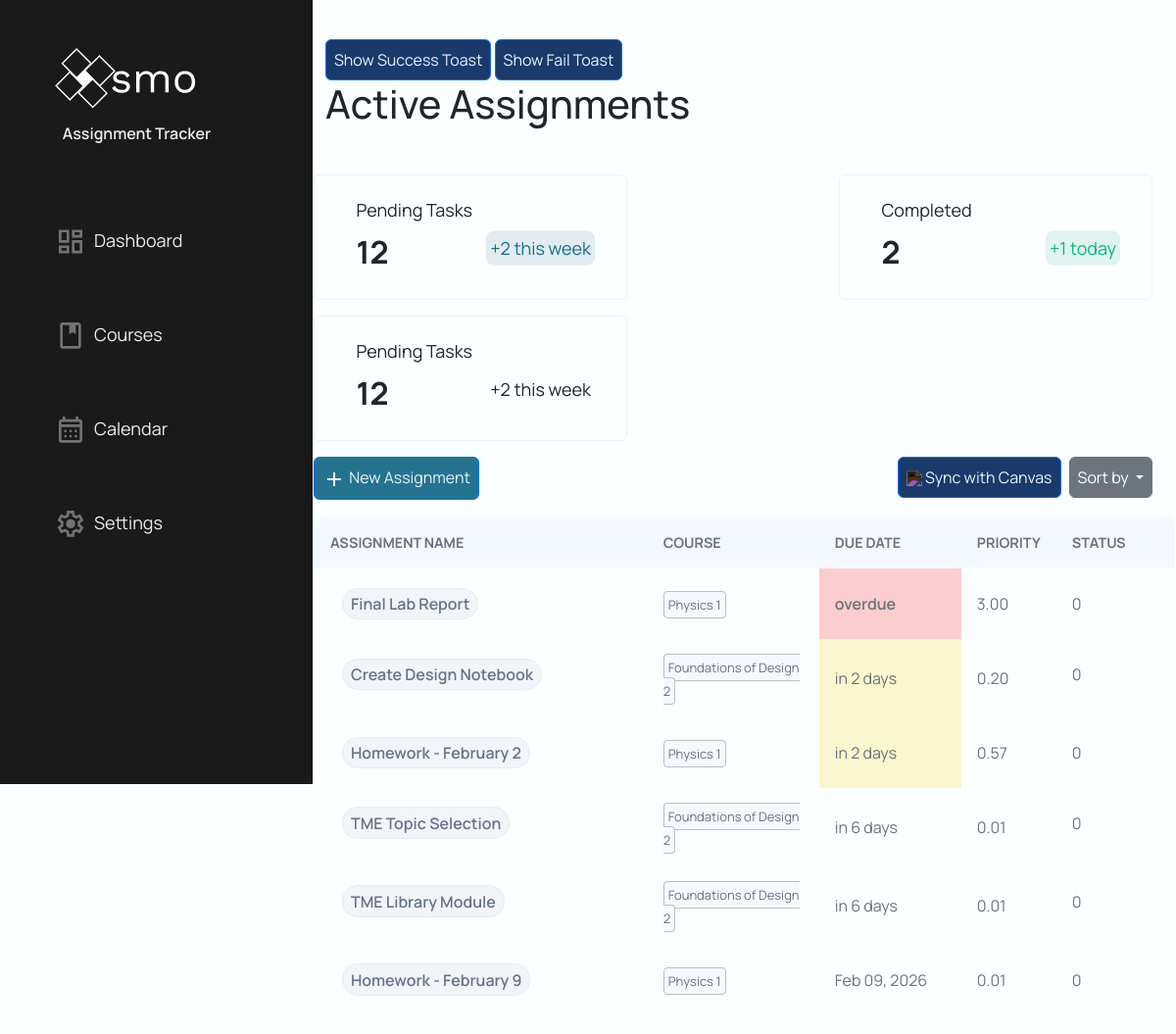
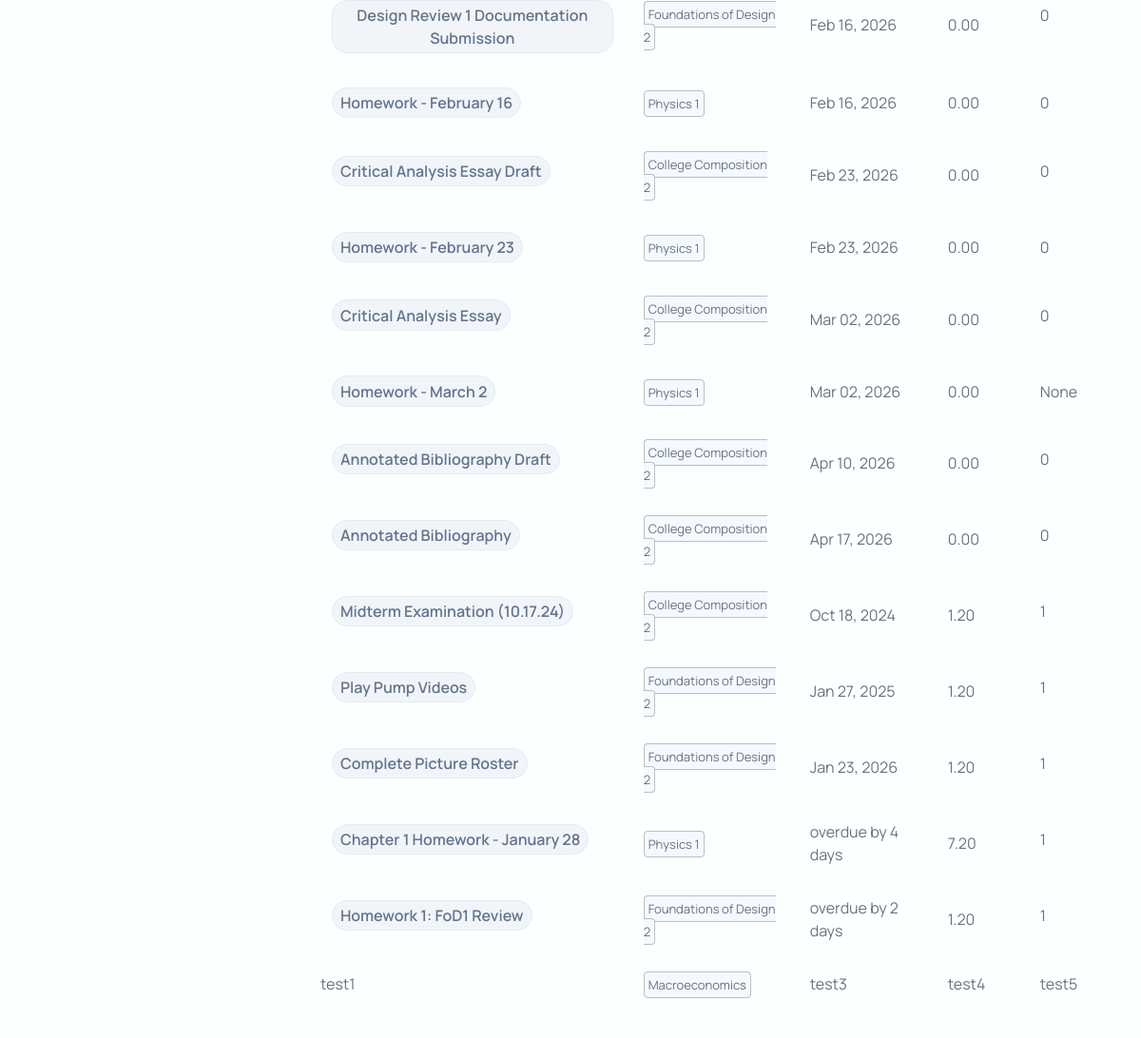
The page /dashboard/ (signed in) on the database its author committed (2 pictures, top to bottom).
### models/assignment.py (models this page shows, shortened)
class Assignment(db.Model):
    __tablename__ = "assignments"
    assignment_id = db.Column("assignment_id", db.Integer, primary_key=True, autoincrement=True)
    user_id = db.Column("user_id", db.Integer, db.ForeignKey("users.user_id"), nullable=False)
    course_id = db.Column("course_id", db.Integer, db.ForeignKey("courses.course_id"), nullable=False)
    course = db.relationship("Course", back_populates="assignments", foreign_keys="Assignment.course_id")
    title = db.Column("title", db.Text, nullable=False)
    description = db.Column("description", db.Text, nullable=True)
    due = db.Column("due", db.Text, nullable=False)        # ISO-8601 text datetime recommended
    status = db.Column("status", db.Integer, nullable=True)  # 0/1 or enum-like int
    created = db.Column("created", db.Text, nullable=True)
    updated = db.Column("updated", db.Text, nullable=True)
    points_possible = db.Column("points_possible", db.Integer, nullable=True)
    score = db.Column("score", db.Float, nullable=True)  # Actual score achieved
    canvas_assignment_id = db.Column("canvas_assignment_id", db.Integer, nullable=True)
    workflow_state = db.Column("workflow_state", db.Text, nullable=True)
    unlock_at = db.Column("unlock_at", db.Text, nullable=True)
    html_url = db.Column("html_url", db.Text, nullable=True)
    submission_type = db.Column("submission_type", db.Text, nullable=True)
    canvas_base_url = db.Column("canvas_base_url", db.Text, nullable=True)
    last_canvas_sync = db.Column("last_canvas_sync", db.Text, nullable=True)
    effort = db.Column("effort", db.Integer, nullable=True, default=1) # 1=Low, 2=Med, 3=High
    event_id = db.Column("event_id", db.Text, nullable=True)

### models/courses.py (models this page shows, shortened)
class Course(db.Model):
    __tablename__ = "courses"
    assignments = db.relationship("Assignment",
                                  back_populates="course",
                                  foreign_keys="Assignment.course_id",
                                  primaryjoin = "Course.course_id == Assignment.course_id"
                                  )
    course_id = db.Column(
        "course_id",
        db.Integer,
        primary_key=True,
        autoincrement=True
    )
    user_id = db.Column(
        "user_id",
        db.Integer,
        db.ForeignKey("users.user_id"),
        nullable=False
    )
    course_name = db.Column(
        "course_name",
        db.Text,
        nullable=False
    )
    course_code = db.Column(
        "course_code",
        db.Text,
        nullable=False
    )
    canvas_course_id = db.Column(
        "canvas_course_id",
        db.Integer,
        nullable=True
    )
    workflow_state = db.Column(
        "workflow_state",
        db.Text,
        nullable=True
    )
    time_zone = db.Column(
        "time_zone",
        db.Text,
        nullable=True
    )
    end_at = db.Column(
        "end_at",
        db.Text,
        nullable=False
    )
    last_sync = db.Column(
        "last_sync",
        db.Text,
        nullable=True
    )
    canvas_base_url = db.Column(
        "canvas_base_url",
        db.Text,
        nullable=True
    )
    weight = db.Column(
        "weight",
        db.Float,
        default=1.0,
        nullable=False
    )

### Website/MainPage/mainPage.py (the view)
@mainPage_bp.route("/dashboard/", methods=["POST", "GET"])
@login_required
def dashboard():
    user_id = current_user.user_id
    assignmentRepo = AssignmentRepo()
    courseRepo = CourseRepo()
    userRepo = UserRepo()
    deleteForm = DeleteAssignment()
    assignmentForm = AssignmentCreateForm().updateCourseSelect(courseRepo.getAllCoursesById(user_id))
    editAssignmentForm = EditAssignmentForm()
    checkForm = CheckForm()
    sort_key = (request.args.get("sort"))
    if sort_key is None:
        sort_key = "due"
    else:
        sort_key = sort_key.strip().lower()
    SORT_MAP = {
    "course"      : assignmentRepo.get_SortedByName_Assignment,
    "due"       : assignmentRepo.get_SortedByDue_Assignment,
    "points"    : assignmentRepo.get_SortedByPoints_Assignment,
    "priority"  : assignmentRepo.getAllAssignmentById # Sort manually after calculation
    }
    assignments = SORT_MAP.get(sort_key, assignmentRepo.getAllAssignmentById)(user_id)
    scoring_service = ScoringService(user_id)
    for assignment in assignments:
        assignment.priority_score = scoring_service.calculate_score(assignment, assignment.course)
        assignment.due_display, assignment.due_hour = format_due_display(assignment.due)
    if sort_key == "priority":
        assignments.sort(key=lambda x: x.priority_score, reverse=True)
    if deleteForm.validate_on_submit:
        print(f"Assignment ID: {deleteForm.assignment_id.data}")
    completed = userRepo.getComplete(user_id)
    return render_template("dashboard.html",
                        completed=completed,
                        assignments=assignments,
                        deleteForm=deleteForm,
                        assignmentForm=assignmentForm,
                        editForm=editAssignmentForm,
                        checkForm=checkForm)

### Website/MainPage/templates/dashboard.html (shortened to what this page needs)
{% extends "base.html" %}
{% block content %}
{% block head %}
    <link rel="stylesheet" type="text/css" href="{{ url_for('static', filename='dashboard.css') }}">
    <link rel="stylesheet" type="text/css" href="{{ url_for('static', filename='modal.css') }}">
    <link rel="stylesheet" type="text/css" href="{{ url_for('static', filename='button.css') }}">
    <link rel="stylesheet" type="text/css" href="{{ url_for('static', filename='toast.css') }}">
{%  endblock %}
    <div class="container h-100 w-100">
        <button class="btn btn-primary" onclick="createToast('Test', 'toast-success')">
        Show Success Toast
        </button>
        <button class="btn btn-primary" onclick="createToast('Test', 'toast-fail')">
        Show Fail Toast
        </button>
        <div class="toast-container position-fixed top-0 end-0 p-3">
        </div>
        <div class="col w-100">
            <div class="row">
                <h1>Active Assignments</h1>
            </div>
            <div class="row card-div">
                <div class="card">
                    <p class="card-header1">Pending Tasks</p>
                    <p class="card-number">12</p>
                    <div class="tally">
                        <p class="card-tally-pending">+2 this week</p>
                    </div>
                </div>
                <div class="card">
                    <p class="card-header1">Completed</p>
                    <p class="card-number">{{completed}}</p>
                    <div class="tally">
                        <p class="card-tally-completed">+1 today</p>
                    </div>
                </div>
                <div class="card">
                    <p class="card-header1">Pending Tasks</p>
                    <p class="card-number">12</p>
                    <div class="tally">
                        <p class="card-tally-due">+2 this week</p>
                    </div>
                </div>
            </div>
            <div class="row button-div mt-3 mb-3 w-100">
                <div class="w-auto p-0">
                    <button type="button" class="btn btn-primary btn-create" onclick=showCreateModal()>
                        <img class="create-img" src="{{ url_for('static', filename='/images/navbar/add.svg') }}">
                        New Assignment
                    </button>
                </div>
                <div class="w-auto p-0 ms-auto">
                    <button type="button" class="btn btn-primary" id="sync" onclick=sync()>
                        <img class="btn-icon" src="{{ url_for('static', filename='images/icons/sync1.svg') }}">
                        Sync with Canvas
                    </button>
                </div>
                <div class="w-auto p-0 dropdown">
                    <button class="btn btn-secondary dropdown-toggle" type="button" data-bs-toggle="dropdown" aria-expanded="false">
                        Sort by
                    </button>
                </div>
            </div>
            <div class="row table-div">
                <table class="assignment-table">
                    <tr>
                        <th>Assignment Name</th>
                        <th>Course</th>
                        <th>Due Date</th>
                        <th>Priority</th>
                        <th>Status</th>
                    </tr>
                    {% for assignment in assignments %}
                        <tr class="table-row">
                            <td class="title d-flex align-items-center">
                                <form method="POST" action="/dashboard/assignments/{{ assignment.assignment_id }}/complete" class="d-flex align-items-center m-0 p-0 complete-form">
                                </form>
                                <button
                                    class="btn-name"
                                    onclick=showEditModal(this)
                                    data-assignment-id="{{assignment.assignment_id}}"
                                    data-canvas-id="{{assignment.canvas_assignment_id}}"
                                    data-assignment-name="{{assignment.title}}"
                                    data-assignment-desc="{{assignment.description}}"
                                    data-effort="{{assignment.effort}}"
                                    data-url="{{assignment.html_url}}">
                                    {{assignment.title}}
                                </button>
                            </td>
                            <td><a class="course-name">{{assignment.course.course_name}}</a></td>
                                {% if assignment.due_hour is none %}
                                    <td>{{assignment.due_display}}</td>
                                {% elif assignment.due_hour == "overdue" and assignment.status != 1 %}
                                    <td class="due-24">{{assignment.due_display}}</td>
                                {% elif assignment.due_hour is string %}
                                    <td>{{assignment.due_display}}</td>
                                {% elif assignment.due_hour < 24 %}
                                    <td class="due-24">{{assignment.due_display}}</td>
                                {% elif assignment.due_hour < 72 %}
                                    <td class="due-72">{{assignment.due_display}}</td>
                                {% else %}
                                    <td>{{assignment.due_display}}</td>
                                {% endif %}
                            <td class="priority">{{"%.2f"|format(assignment.priority_score)}}</td>
                            <td class="status d-flex align-items-center">
                                {{assignment.status}}
                            </td>
                        </tr>
                    </div>
                    {% endfor %}
                    <tr>
                        <td>test1</td>
                        <td><a class="course-name">Macroeconomics</a></td>
                        <td>test3</td>
                        <td>test4</td>
                        <td>test5</td>
                    </tr>
{% endblock %}

### templates/base.html (shortened to what this page needs)
<!doctype html>
<html lang="en">
<head>
    <link href="https://cdn.jsdelivr.net/npm/bootstrap@5.3.8/dist/css/bootstrap.min.css" rel="stylesheet">
    <link rel="stylesheet" type="text/css" href="{{ url_for('static', filename='base.css') }}">
    <link rel="stylesheet" href="https://cdn.jsdelivr.net">
    {% block head %}{% endblock %}
</head>
<body>
    <div class="wrapper">
        <div class="sidebar-div">
            <ul class="sidebar">
                <div class="item">
                    <li>
                        <a>
                            <img class="nav-logo" src="{{ url_for('static', filename='/images/login/OsmoLogo.svg') }}">
                            <p class="text1 brand">Assignment Tracker</p>
                        </a>
                    </li>
                </div>
                <div class="item">
                    <li class="sidebar-item sidebar-brand">
                        <a href="{{ url_for('mainPage.dashboard') }}"class="sidebar-link">
                            <img class="nav-img" src="{{ url_for('static', filename='/images/navbar/dashboard1.svg') }}">
                            <span class="text1">Dashboard</span>
                        </a>
                    </li>
                </div>
                <div class="item">
                    <li class="sidebar-item">
                        <a href="{{ url_for('courses.course') }}" class="sidebar-link">
                            <img class="nav-img" src="{{ url_for('static', filename='/images/navbar/courses1.svg') }}">
                            <span class="text1">Courses</span>
                        </a>
                </div>
                <div class="item">
                    <li class="sidebar-item">
                        <a href="{{ url_for('calendar.calendar') }}" class="sidebar-link">
                            <img class="nav-img" src="{{ url_for('static', filename='/images/navbar/calendar.svg') }}">
                            <span class="text1">Calendar</span>
                        </a>
                    </li>
                </div>
                <div class="item">
                    <li class="sidebar-item">
                        <a href="{{ url_for('settings.settings') }}" class="sidebar-link">
                            <img class="nav-img" src="{{ url_for('static', filename='/images/navbar/settings.svg') }}">
                            <span class="text1">Settings</span>
                        </a>
                    </li>
                </div>
            </ul>
        </div>
        <div class="main w-100 d-flex flex-row">
            {%block content%}
            {%endblock%}
</body>

### rows shown on the page
Assignment: title "Final Lab Report", course.course_name "Physics 1", due_display "overdue", priority_score "3.00", status "0"
Assignment: title "Create Design Notebook", course.course_name "Foundations of Design 2", due_display "in 2 days", priority_score "0.20", status "0"
Assignment: title "Homework - February 2", course.course_name "Physics 1", due_display "in 2 days", priority_score "0.57", status "0"
Assignment: title "TME Topic Selection", course.course_name "Foundations of Design 2", due_display "in 6 days", priority_score "0.01", status "0"
Assignment: title "TME Library Module", course.course_name "Foundations of Design 2", due_display "in 6 days", priority_score "0.01", status "0"
Assignment: title "Homework - February 9", course.course_name "Physics 1", due_display "Feb 09, 2026", priority_score "0.01", status "0"
Assignment: title "Design Review 1 Documentation Submission", course.course_name "Foundations of Design 2", due_display "Feb 16, 2026", priority_score "0.00", status "0"
Assignment: title "Homework - February 16", course.course_name "Physics 1", due_display "Feb 16, 2026", priority_score "0.00", status "0"
Assignment: title "Critical Analysis Essay Draft", course.course_name "College Composition 2", due_display "Feb 23, 2026", priority_score "0.00", status "0"
Assignment: title "Homework - February 23", course.course_name "Physics 1", due_display "Feb 23, 2026", priority_score "0.00", status "0"
Assignment: title "Critical Analysis Essay", course.course_name "College Composition 2", due_display "Mar 02, 2026", priority_score "0.00", status "0"
Assignment: title "Homework - March 2", course.course_name "Physics 1", due_display "Mar 02, 2026", priority_score "0.00", status "None"
Assignment: title "Annotated Bibliography Draft", course.course_name "College Composition 2", due_display "Apr 10, 2026", priority_score "0.00", status "0"
Assignment: title "Annotated Bibliography", course.course_name "College Composition 2", due_display "Apr 17, 2026", priority_score "0.00", status "0"
Assignment: title "Midterm Examination (10.17.24)", course.course_name "College Composition 2", due_display "Oct 18, 2024", priority_score "1.20", status "1"
Assignment: title "Play Pump Videos", course.course_name "Foundations of Design 2", due_display "Jan 27, 2025", priority_score "1.20", status "1"
Assignment: title "Complete Picture Roster", course.course_name "Foundations of Design 2", due_display "Jan 23, 2026", priority_score "1.20", status "1"
Assignment: title "Chapter 1 Homework - January 28", course.course_name "Physics 1", due_display "overdue by 4 days", priority_score "7.20", status "1"
Assignment: title "Homework 1: FoD1 Review", course.course_name "Foundations of Design 2", due_display "overdue by 2 days", priority_score "1.20", status "1"

### other values the page prints
{{ completed }} "2"
